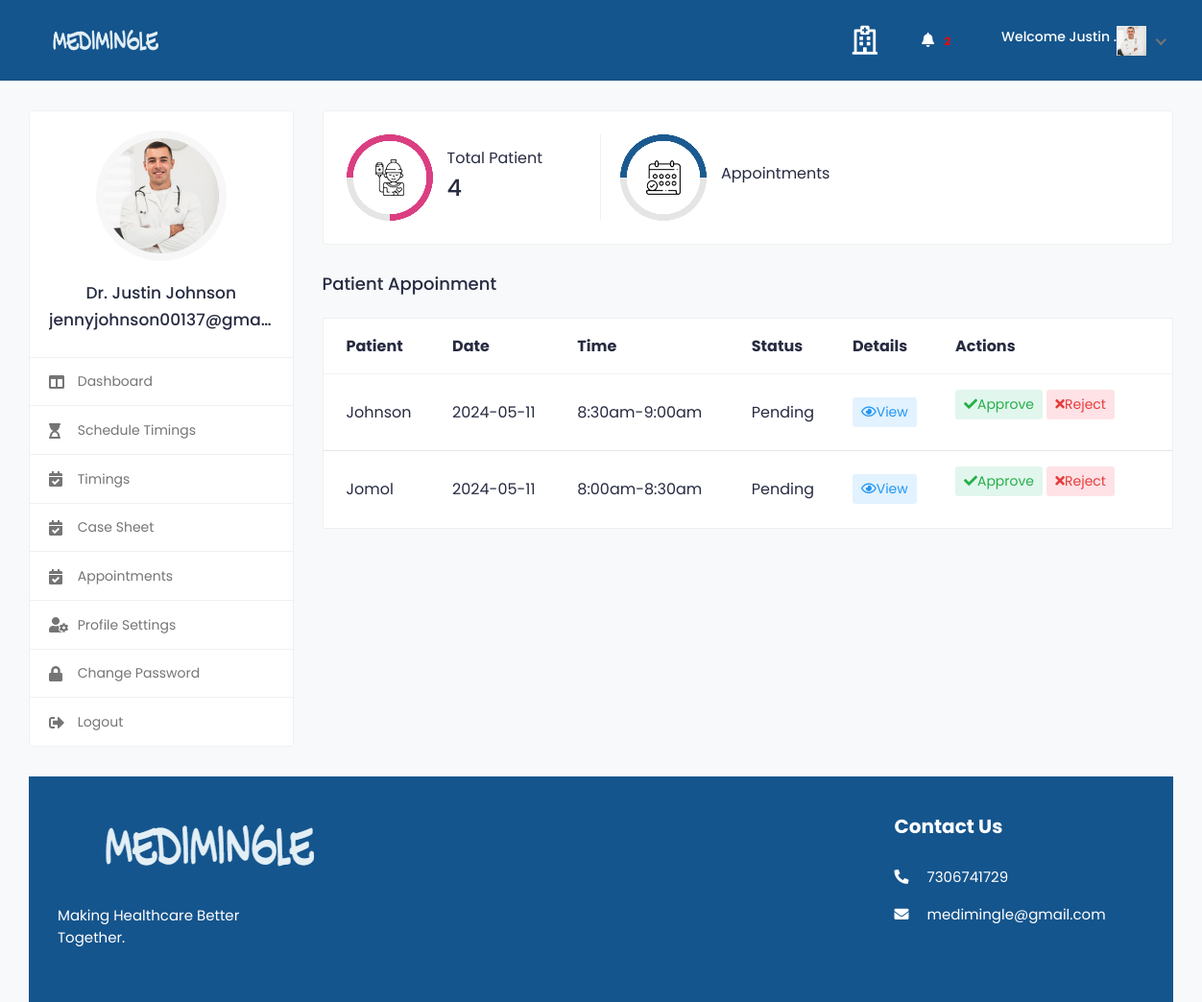
The page /doctor_dashboard/ (signed in) on the database its author committed.
### medi/models.py (models this page shows, shortened)
class tbl_user(AbstractUser):
    email=models.EmailField(unique=True)
    phone_number=models.CharField(max_length=15, null=True)
    USER_TYPE_CHOICES = (
        ('patient', 'Patient'),('doctor', 'Doctor'),
    )
    user_type = models.CharField(
        max_length=10,
        choices=USER_TYPE_CHOICES,
        default='patient',
    )
    is_email_verified = models.BooleanField(default=False)
    email_verification_token = models.CharField(max_length=255, blank=True, null=True)
    status= models.BooleanField(default=False)

class Doctor(models.Model):
    user = models.OneToOneField(tbl_user, on_delete=models.CASCADE)
    city  = models.CharField(max_length=50,null=True,blank=True)
    profile_image = models.ImageField(upload_to='doctor/',default='default.png')
    gender = models.CharField(max_length=10, blank=True)
    description = models.TextField(blank=True)
    date_joined = models.DateTimeField(default=datetime.now, blank=True)
    consulting_fee = models.DecimalField(max_digits=10, decimal_places=2,blank=True,null=True)
    registration_number = models.CharField(max_length=50, null=True, blank=True)
    certificate = models.FileField(upload_to='certificates/', null=True, blank=True)

class Appointment(models.Model):
    doctor = models.ForeignKey(Doctor, on_delete=models.CASCADE)
    patient = models.ForeignKey(Patient, on_delete=models.CASCADE)
    appointment_time_slot = models.ForeignKey(AppointmentTime,on_delete=models.DO_NOTHING,null=True)
    appointment_datetime=models.CharField(max_length=50, null=True)
    appointment_time=models.CharField(max_length=50, null=True)
    is_confirmed = models.BooleanField(default=False)
    is_complete = models.BooleanField(default=False)
    medical_data_added = models.BooleanField(default=False)

class Patient(models.Model):
    user = models.OneToOneField(tbl_user, on_delete=models.CASCADE)
    city  = models.CharField(max_length=100, null=True,blank=True)
    state  = models.CharField(max_length=100, null=True)
    country  = models.CharField(max_length=100, null=True)
    gender  = models.CharField(max_length=50, null=True)
    profile_image = models.ImageField(upload_to='doctor/',default='default.png')
    blood_group  = models.CharField(max_length=50, null=True)
    date_joined = models.DateTimeField(default=datetime.now, blank=True)
    date_of_birth = models.DateField(null=True)
    address=models.TextField(null=True)
    pin=models.CharField(max_length=6,null=True)
    def __str__(self):
        return self.user.first_name

### medi/views.py (the view)
# urls.py: path('doctor_dashboard/',views.doctor_dashboard,name='doctor_dashboard'),
def doctor_dashboard(request):
    current_user = request.user
    current_doctor = get_object_or_404(Doctor, user=current_user)
    specialization = DoctorSpecialization.objects.filter(doctor=current_doctor)
    doctor_appointments = Appointment.objects.filter(doctor=current_doctor)
    notifications = Notification.objects.filter(doctor=current_doctor)
    n_count = notifications.count()
    pat = tbl_user.objects.filter(user_type='patient').exclude(is_superuser=True)
    pat_count = pat.count()
    context = {
        "pat": pat,
        "pat_count": pat_count,
        "doctor": current_doctor,
        'specialization': specialization,
        'appointments': doctor_appointments,
        'notifications': notifications,
        "n_count": n_count
    }
    return render(request, 'doctor_dashboard.html', context)

### templates/doctor_dashboard.html (shortened to what this page needs)
{% load static %}
{% include "includes/doc_header.html" %}
						<div class="col-md-7 col-lg-8 col-xl-9">
							<div class="row">
								<div class="col-md-12">
									<div class="row">
										<div class="col-sm-12">
									<div class="card dash-card">
										<div class="card-body">
											<div class="row">
												<div class="col-md-12 col-lg-4">
													<div class="dash-widget dct-border-rht">
														<div class="circle-bar circle-bar1">
															<div class="circle-graph1" data-percent="75">
																<img src="{% static '/assets/img/icon-01.png' %}" class="img-fluid" alt="patient">
															</div>
														</div>
														<div class="dash-widget-info">
															<h6>Total Patient</h6>
															<h3>{{pat_count}}</h3>
														</div>
													</div>
												</div>
												<div class="col-md-12 col-lg-4">
													<div class="dash-widget">
														<div class="circle-bar circle-bar3">
															<div class="circle-graph3" data-percent="50">
																<img src="{% static '/assets/img/icon-03.png' %}" class="img-fluid" alt="Patient">
															</div>
														</div>
														<div class="dash-widget-info">
															<h6>Appointments</h6>
														</div>
													</div>
												</div>
											</div>
										</div>
									</div>
								</div>
							</div>
							<div class="row">
								<div class="col-md-12">
									<h4 class="mb-4">Patient Appoinment</h4>
									<div class="appointment-tab">
										<div class="tab-content">
											<div class="tab-pane show active" id="upcoming-appointments">
												<div class="card card-table mb-0">
													<div class="card-body">
														<div class="table-responsive">
															<table class="table table-hover table-center mb-0">
																<thead>
																	<tr>
																		<th>Patient</th>
																		<th>Date</th>
																		<th>Time</th>
																		<th>Status</th>
																		<th>Details</th>
																		<th>Actions</th>
																	</tr>
																</thead>
																<tbody>
																	{% for appointment in appointments %}
																	<tr>
																		<td>{{ appointment.patient }}</td>
																		<td>{{ appointment.appointment_datetime }}</td>
    																	<td>{{ appointment.appointment_time }}</td>
																		<td>
																			{% if appointment.is_confirmed %}
																				Confirmed
																			{% else %}
																				Pending
																			{% endif %}
																		</td>
																		<td>
																			<a href="{% url 'patient_details' appointment.patient.id %}" class="btn btn-sm bg-primary-light"><i class="far fa-eye"></i>View</a>
																		</td>
																		<td>
																			{% if not appointment.is_confirmed %}
																				<form action="{% url 'confirm_appointment' appointment.id %}" method="post">
																					<button type="submit" class="btn btn-sm bg-success-light" name="action" value="approve"><i class="fas fa-check"></i>Approve</button>
																					<button type="submit" class="btn btn-sm bg-danger-light" name="action" value="reject"><i class="fas fa-times"></i>Reject</button>
																				</form>
																			{% endif %}
																		</td>
																	</tr>
																	{% endfor %}
																</tbody>
															</table>
														</div>
													</div>
												</div>
											</div>
										</div>
									</div>
								</div>
							</div>
						</div>
					</div>
				</div>
			</div>
			<footer class="footer">
				<div class="footer-top">
					<div class="container-fluid">
						<div class="row">
							<div class="col-lg-3 col-md-6">
								<div class="footer-widget footer-about">
									<div class="footer-logo">
										<img src="{% static '/assets/img/logo.png' %}" alt="logo">
									</div>
									<div class="footer-about-content">
										<p>Making Healthcare Better Together. </p>
									</div>
								</div>
							</div>
							<div class="col-lg-3 col-md-6">
							</div>
							<div class="col-lg-3 col-md-6">
							</div>
							<div class="col-lg-3 col-md-6">
								<div class="footer-widget footer-contact">
									<h2 class="footer-title">Contact Us</h2>
									<div class="footer-contact-info">
										<p>
											<i class="fas fa-phone-alt"></i>
											7306741729
										</p>
										<p class="mb-0">
											<i class="fas fa-envelope"></i>
											medimingle@gmail.com
										</p>
									</div>
								</div>
							</div>
						</div>
					</div>
				</div>
						</div>
					</div>
				</div>
	</body>
</html>

### templates/includes/doc_header.html (shortened to what this page needs)
{% load static %}
<html lang="en">
<head>
		<link href="https://stackpath.bootstrapcdn.com/bootstrap/4.5.2/css/bootstrap.min.css" rel="stylesheet">
		<link rel="stylesheet" href="{% static '/assets/css/bootstrap.min.css' %}">
		<link rel="stylesheet" href="{% static '/assets/plugins/fontawesome/css/fontawesome.min.css' %}">
		<link rel="stylesheet" href="{% static '/assets/plugins/fontawesome/css/all.min.css' %}">
		<link rel="stylesheet" href="{% static '/assets/css/style.css' %}">
	</head>
	<body>
		<div class="main-wrapper">
			<header class="header">
				<nav class="navbar navbar-expand-lg header-nav">
					<div class="navbar-header">
						<a href="#" class="navbar-brand logo">
							<img src="{% static '/assets/img/logo.png' %}" class="img-fluid" alt="Logo">
						</a>
					</div>
					<ul class="nav header-navbar-rht">
						<li class="nav-item contact-item">
							<div class="header-contact-img">
								<i  style="color: white;" class="far fa-hospital"></i>
							</div>
						</li>
						<li class="nav-item dropdown noti-dropdown">
							<a href="#" class="dropdown-toggle nav-link" data-toggle="dropdown">
								<i class="fas fa-bell" style="color: white;"></i>
								<span class="badge badge-pill" style="color: red;">{{ n_count }}</span>
							</a>
						</li>
						<li class="nav-item dropdown has-arrow logged-item">
							<a href="#" class="dropdown-toggle nav-link" data-toggle="dropdown">
								<span class="user-img">
									<h6 style="color: white;">Welcome {{user.first_name}}  .</h6>
								</span>
								<span class="user-img">
									<img src="{{ user.doctor.profile_image.url }}" alt="Profile Image">
								</span>
							</a>
						</li>
					</ul>
				</nav>
			</header>
<div class="content">
	<div class="container-fluid">
		<div class="row">
			<div class="col-md-5 col-lg-4 col-xl-3 theiaStickySidebar">
	<div class="profile-sidebar">
		<div class="widget-profile pro-widget-content">
			<div class="profile-info-widget">
				<a href="#" class="booking-doc-img">
					{% if doctor.profile_image %}
						<img src="{{ user.doctor.profile_image.url }}" alt="User Image">
					{% else %}
						<img src="{{ user.doctor.profile_image.url }}" alt="User Image">
					{% endif %}
				</a>
				<div class="profile-det-info">
					<h3>Dr. {{user.first_name}} {{ user.last_name }}</h3>
					<h3>{{user.email}}</h3>
				</div>
			</div>
		</div>
    <div class="dashboard-widget">
        <nav class="dashboard-menu">
            <ul>
                <li>
					<a href="{% url 'doctor_dashboard' %}">
						<i class="fas fa-columns"></i>
						<span>Dashboard</span>
					</a>
				</li>
				<li>
					<a href="{% url 'schedule_timings' %}">
						<i class="fas fa-hourglass-start"></i>
						<span>Schedule Timings</span>
					</a>
				</li>
				<li>
					<a href="{% url 'view_slot' %}">
						<i class="fas fa-calendar-check"></i>
						<span>Timings</span>
					</a>
				</li>
			    <li>
					<a href="{% url 'my_patients' %}">
						<i class="fas fa-calendar-check"></i>
						<span>Case Sheet</span>
					</a>
				</li>
				<li>
					<a href="{% url 'doctor_dashboard' %}">
						<i class="fas fa-calendar-check"></i>
						<span>Appointments</span>
					</a>
				</li>
				<li>
					<a href="{% url 'doctor_profile_settings' %}">
						<i class="fas fa-user-cog"></i>
						<span>Profile Settings</span>
					</a>
				</li>
                <li>
					<a href="{% url 'doctor_change_password' %}">
						<i class="fas fa-lock"></i>
						<span>Change Password</span>
					</a>
				</li>
				<li>
					<a href="{% url 'logout' %}">
						<i class="fas fa-sign-out-alt"></i>
						<span>Logout</span>
					</a>
				</li>
            </ul>
        </nav>
    </div>
</div>
        </div>

### rows shown on the page
tbl_user: first_name "Justin", doctor.profile_image (picture), last_name "Johnson", email "jennyjohnson00137@gma…"
Appointment: patient "Johnson", appointment_datetime "2024-05-11", appointment_time "8:30am-9:00am", is_confirmed "Pending"
Appointment: patient "Jomol", appointment_datetime "2024-05-11", appointment_time "8:00am-8:30am", is_confirmed "Pending"

### other values the page prints
{{ pat_count }} "4"
